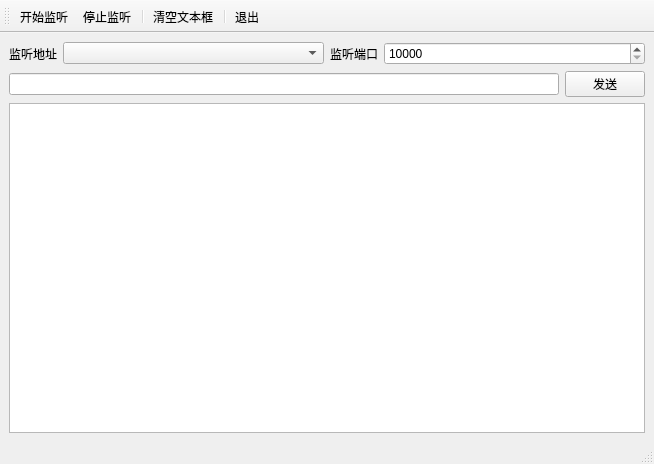
<?xml version="1.0" encoding="UTF-8"?>
<ui version="4.0">
 <class>MainWindow</class>
 <widget class="QMainWindow" name="MainWindow">
  <property name="geometry">
   <rect>
    <x>0</x>
    <y>0</y>
    <width>654</width>
    <height>464</height>
   </rect>
  </property>
  <property name="windowTitle">
   <string>MainWindow</string>
  </property>
  <widget class="QWidget" name="centralwidget">
   <layout class="QVBoxLayout" name="verticalLayout">
    <item>
     <layout class="QHBoxLayout" name="horizontalLayout">
      <item>
       <widget class="QLabel" name="label">
        <property name="sizePolicy">
         <sizepolicy hsizetype="Fixed" vsizetype="Preferred">
          <horstretch>0</horstretch>
          <verstretch>0</verstretch>
         </sizepolicy>
        </property>
        <property name="layoutDirection">
         <enum>Qt::RightToLeft</enum>
        </property>
        <property name="text">
         <string>监听地址</string>
        </property>
        <property name="alignment">
         <set>Qt::AlignRight|Qt::AlignTrailing|Qt::AlignVCenter</set>
        </property>
       </widget>
      </item>
      <item>
       <widget class="QComboBox" name="comboBox"/>
      </item>
      <item>
       <widget class="QLabel" name="label_2">
        <property name="sizePolicy">
         <sizepolicy hsizetype="Fixed" vsizetype="Preferred">
          <horstretch>0</horstretch>
          <verstretch>0</verstretch>
         </sizepolicy>
        </property>
        <property name="layoutDirection">
         <enum>Qt::RightToLeft</enum>
        </property>
        <property name="text">
         <string>监听端口</string>
        </property>
        <property name="alignment">
         <set>Qt::AlignRight|Qt::AlignTrailing|Qt::AlignVCenter</set>
        </property>
       </widget>
      </item>
      <item>
       <widget class="QSpinBox" name="spinBox">
        <property name="minimum">
         <number>10000</number>
        </property>
        <property name="maximum">
         <number>65535</number>
        </property>
        <property name="singleStep">
         <number>10</number>
        </property>
       </widget>
      </item>
     </layout>
    </item>
    <item>
     <layout class="QHBoxLayout" name="horizontalLayout_2">
      <item>
       <widget class="QLineEdit" name="editMsg"/>
      </item>
      <item>
       <widget class="QPushButton" name="pushButton">
        <property name="sizePolicy">
         <sizepolicy hsizetype="Minimum" vsizetype="Fixed">
          <horstretch>0</horstretch>
          <verstretch>0</verstretch>
         </sizepolicy>
        </property>
        <property name="text">
         <string>发送</string>
        </property>
       </widget>
      </item>
     </layout>
    </item>
    <item>
     <widget class="QPlainTextEdit" name="plainTextEdit"/>
    </item>
   </layout>
  </widget>
  <widget class="QMenuBar" name="menubar">
   <property name="geometry">
    <rect>
     <x>0</x>
     <y>0</y>
     <width>654</width>
     <height>21</height>
    </rect>
   </property>
  </widget>
  <widget class="QStatusBar" name="statusbar"/>
  <widget class="QToolBar" name="toolBar">
   <property name="windowTitle">
    <string>toolBar</string>
   </property>
   <attribute name="toolBarArea">
    <enum>TopToolBarArea</enum>
   </attribute>
   <attribute name="toolBarBreak">
    <bool>false</bool>
   </attribute>
   <addaction name="actStart"/>
   <addaction name="actStop"/>
   <addaction name="separator"/>
   <addaction name="actClear"/>
   <addaction name="separator"/>
   <addaction name="actQuit"/>
  </widget>
  <action name="actStart">
   <property name="text">
    <string>开始监听</string>
   </property>
  </action>
  <action name="actStop">
   <property name="text">
    <string>停止监听</string>
   </property>
  </action>
  <action name="actClear">
   <property name="text">
    <string>清空文本框</string>
   </property>
  </action>
  <action name="actQuit">
   <property name="text">
    <string>退出</string>
   </property>
  </action>
 </widget>
 <resources/>
 <connections>
  <connection>
   <sender>actQuit</sender>
   <signal>triggered()</signal>
   <receiver>MainWindow</receiver>
   <slot>close()</slot>
   <hints>
    <hint type="sourcelabel">
     <x>-1</x>
     <y>-1</y>
    </hint>
    <hint type="destinationlabel">
     <x>399</x>
     <y>299</y>
    </hint>
   </hints>
  </connection>
  <connection>
   <sender>actClear</sender>
   <signal>triggered()</signal>
   <receiver>plainTextEdit</receiver>
   <slot>clear()</slot>
   <hints>
    <hint type="sourcelabel">
     <x>-1</x>
     <y>-1</y>
    </hint>
    <hint type="destinationlabel">
     <x>101</x>
     <y>156</y>
    </hint>
   </hints>
  </connection>
 </connections>
</ui>
